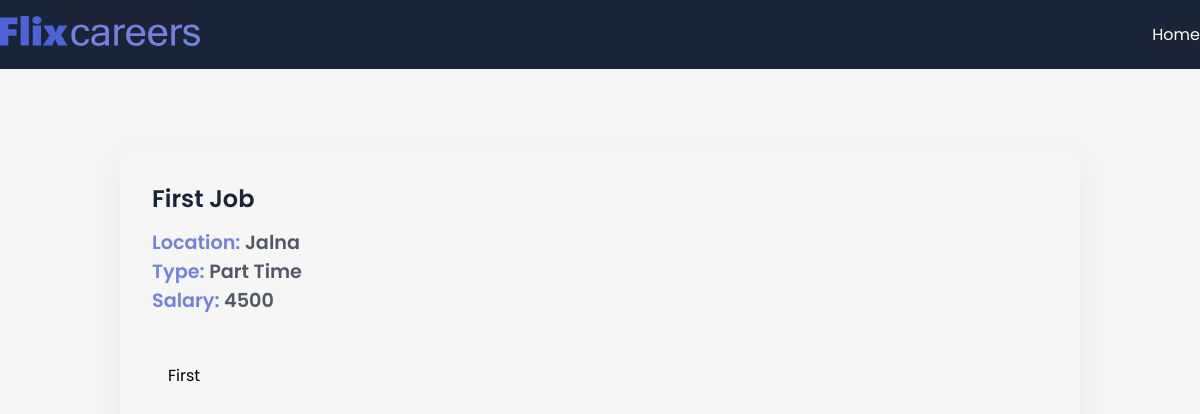
/job/1, run on the app's committed database.
### app/models.py (models this page shows, shortened)
class JobPost(models.Model):
    Job_Type_Choices = [
        ('Full Time', 'Full Time'),
        ('Part Time', 'Part Time'),
        ('Internship', 'Internship')
    ]
    title = models.CharField(max_length=200)
    description = models.TextField()
    creation_date = models.DateTimeField(auto_now_add=True)
    expiry_date =  models.DateTimeField(null=True)
    salary = models.IntegerField()
    slug = models.SlugField(null=True, max_length=40, unique=True)
    location = models.OneToOneField(Location, on_delete=models.CASCADE, null=True)
    authors = models.ForeignKey(Authors, on_delete=models.CASCADE, null=True)
    skills = models.ManyToManyField(Skills)
    job_type = models.CharField(max_length=100, null=False, choices=Job_Type_Choices)

class Location(models.Model):
    street = models.CharField(max_length=120)
    city = models.CharField(max_length=120)
    state = models.CharField(max_length=120)
    country = models.CharField(max_length=120)
    zip = models.CharField(max_length=120)

### app/views.py (the view)
# urls.py: path('job/<int:id>', views.job_details, name='job_details'),
def job_details(request, id):
        if id == 0:
            return redirect(reverse('home'))
        jobs = JobPost.objects.get(id=id)
        context = {"jobs": jobs}
        return render(request, "app/job_details.html", context)

### app/templates/app/job_details.html (shortened to what this page needs)
{% extends 'base.html' %}
{% block content %}
  <section>
    <div class="container">
      <div class="view-post">
        <h1 class="jobtitle">
          {{ jobs.title }}
        </h1>
        <p class="location it">Location: <span>{{ jobs.location.city }}</span></p>
        <p class="status it">Type: <span>{{ jobs.job_type }}</span></p>
        <p class="budget it">Salary: <span>{{ jobs.salary }}</span></p>
        <div class="desc">
          <p class="details">
              {{ jobs.description }}
          </p>
        </div>
      </div>
    </div>
  </section>
{% endblock content %}

### app/static/app/style.css (style rules this page uses)
* { margin: 0; padding: 0; box-sizing: border-box; font-family: "Poppins", sans-serif; }
:root { --blue: #4d62d8; --lblue: #7281e0; --card: #fdfdfd; --shadow: #64646f17 0px 12px 29px 0px; --nav: #1b2436; }
body { background: #f5f6f5; }
.container { max-width: 1200px; margin: auto; }
.view-post { width: 80%; border-radius: 10px; box-shadow: var(--shadow); margin: 5em auto; padding: 2em; }
.desc { max-height: 300px; overflow-y: scroll; margin: 2em 0; padding: 1em; }
.jobtitle { font-size: 1.5rem; color: var(--nav); font-weight: 600; margin-bottom: 0.5em; }
.it { font-size: 1.2rem; font-weight: 600; color: var(--lblue); }
.it span { color: #1b2436c0; }

### data on the page
JobPost: title "First Job", location.city "Jalna", job_type "Part Time", salary "4500", description "First"
